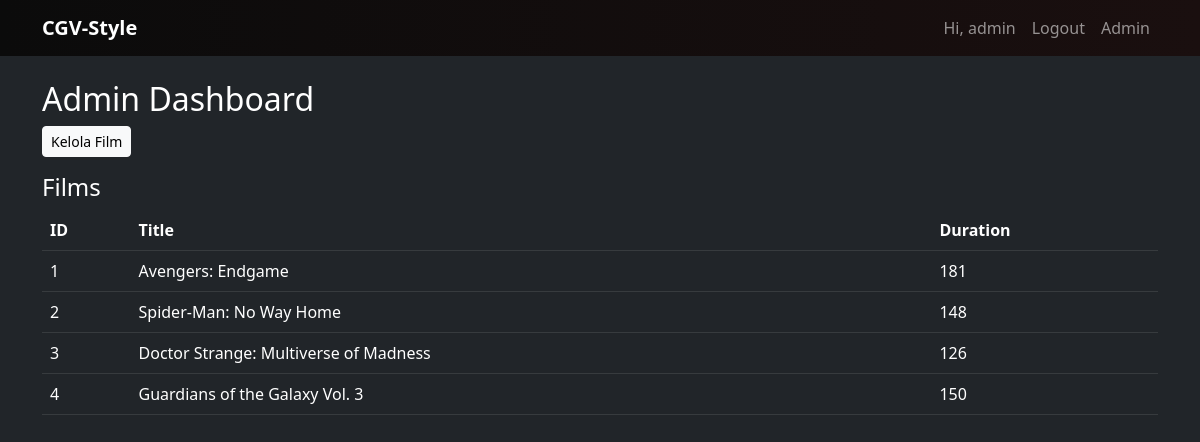
The page /admin (signed in) on the database its author committed.
### tables this page shows
CREATE TABLE films (
    id INTEGER PRIMARY KEY AUTOINCREMENT,
    title TEXT,
    duration INTEGER,
    description TEXT,
    poster TEXT
, genre TEXT, director TEXT, actors TEXT, rating TEXT, sinopsis TEXT, studio TEXT, distributor TEXT, release_date TEXT, age_rating TEXT, cast TEXT, production TEXT, language TEXT);

### app.py (the view)
@app.route('/admin')
def admin_dashboard():
    if 'user_id' not in session or not session.get('is_admin'):
        flash('Admin only', 'danger')
        return redirect(url_for('index'))
    db = get_db()
    films = db.execute('SELECT * FROM films').fetchall()
    schedules = db.execute(
        'SELECT s.*, f.title FROM schedules s JOIN films f ON s.film_id=f.id'
    ).fetchall()
    return render_template('admin_dashboard.html', films=films, schedules=schedules)

### app.py (called while the page is built)
def get_db():
    db = getattr(g, '_database', None)
    if db is None:
        db = g._database = sqlite3.connect(DATABASE)
        db.row_factory = sqlite3.Row
    return db

@app.teardown_appcontext
def close_connection(exception):
    db = getattr(g, '_database', None)
    if db is not None:
        db.close()

### templates/admin_dashboard.html
{% extends 'base.html' %}
{% block content %}
<h2>Admin Dashboard</h2>
<a class="btn btn-sm btn-light mb-3" href="/admin/manage_films">Kelola Film</a>
<h4>Films</h4>
<table class="table table-dark">
<tr><th>ID</th><th>Title</th><th>Duration</th></tr>
{% for f in films %}
<tr><td>{{f.id}}</td><td>{{f.title}}</td><td>{{f.duration}}</td></tr>
{% endfor %}
</table>
{% endblock %}

### static/css/styles.css (style rules this page uses)
body { background:#070707;color:#fff }

### rows shown on the page
films: id "1", title "Avengers: Endgame", duration "181"
films: id "2", title "Spider-Man: No Way Home", duration "148"
films: id "3", title "Doctor Strange: Multiverse of Madness", duration "126"
films: id "4", title "Guardians of the Galaxy Vol. 3", duration "150"

### other values the page prints
{{ session.username }} "admin"
